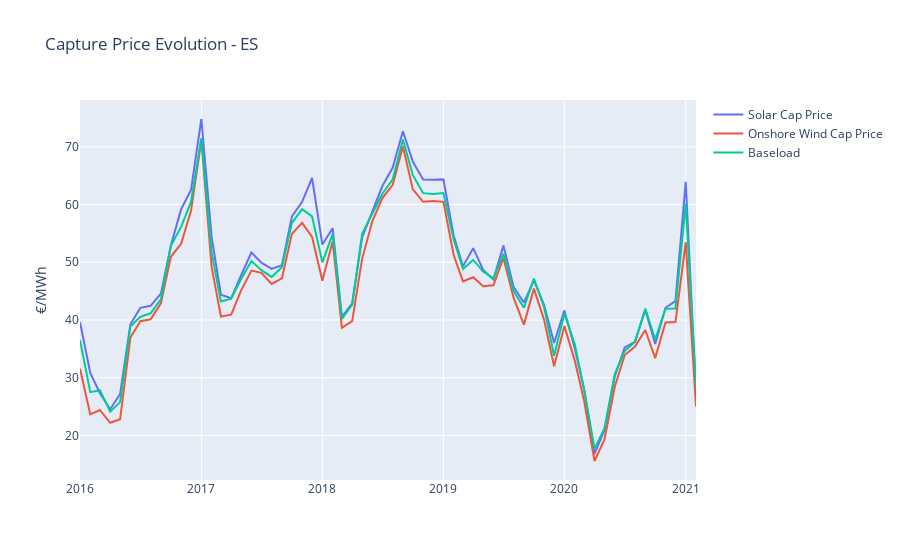

The cell this chart's notebook holds for it:
### Code cell
import plotly.graph_objects as go
import numpy as np

fig = go.Figure()

fig.add_trace(go.Scatter(
    x=df.index, y=df['cap_price_Solar'],
    mode='lines',
    name = 'Solar Cap Price'
    
))

fig.add_trace(go.Scatter(
    x=df.index, y=df['cap_price_Wind Onshore'],
    mode='lines',
        name = 'Onshore Wind Cap Price'

    
))

fig.add_trace(go.Scatter(
    x=df.index, y=df['DayAheadPrices_ES'],
    mode='lines',
    name = 'Baseload'

    
))

# Set options common to all traces with fig.update_traces
#fig.update_traces(mode='markers', marker_line_width=2, marker_size=6)
fig.update_layout(title='Capture Price Evolution - ES')

fig.update_yaxes(title='€/MWh')


fig.show()
